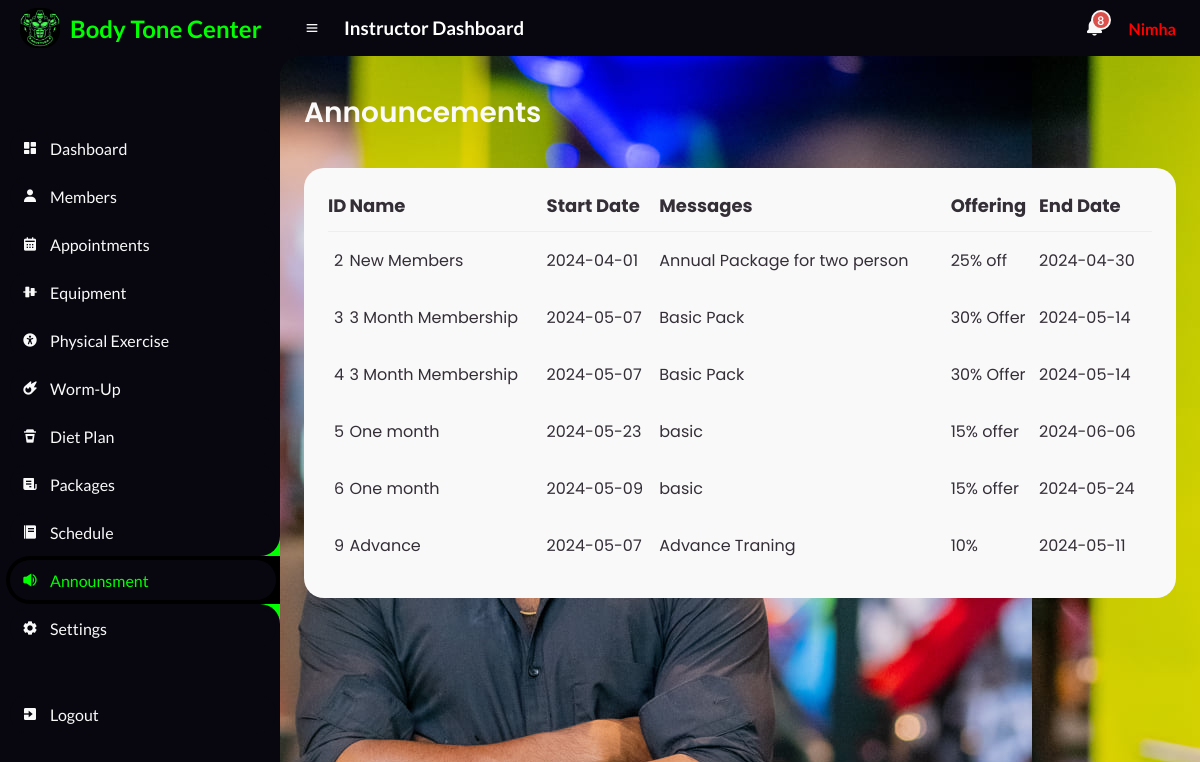
The app's page /Instructor/Announsments.php (signed in) with its own data.
### tables this page shows
CREATE TABLE `announsment_table` (
  `id` int(20) NOT NULL,
  `name` varchar(100) NOT NULL,
  `start` date NOT NULL,
  `message` varchar(255) NOT NULL,
  `offering` varchar(50) NOT NULL,
  `end` date NOT NULL
);

### Instructor/AnnounsmentBody.php (the view, shortened to what this page needs)
<main>
	<div class="head-title">
		<div class="left">
			<h1>Announcements</h1>
		</div>
	</div>
	<div class="table-data">
		<div class="order">
			<table class="table">
				<thead>
					<tr>
						<th style="font-size: large;">ID</th>
						<th style="font-size: large;">Name</th>
						<th style="font-size: large;">Start Date</th>
						<th style="font-size: large;">Messages</th>
						<th style="font-size: large;">Offering</th>
						<th style="font-size: large;">End Date</th>
					</tr>
				</thead>
				<tbody>
					<?php
					$servername = "localhost";
					$username = "root";
					$password = "";
					$database = "body_tone_db";
					$connection = new mysqli($servername, $username, $password, $database);
					$sql = "SELECT * FROM announsment_table";
					$result = $connection->query($sql);
					while ($row = $result->fetch_assoc()) {
						echo "
                    <tr>
                    <td>$row[id]</td>
                    <td>$row[name]</td>
                    <td>$row[start]</td>
                    <td>$row[message]</td>
					<td>$row[offering]</td>
					<td>$row[end]</td>
                    <td >
                    </td>
                </tr>
                    ";
					}
					?>
				</tbody>
			</table>
		</div>
	</div>
</main>

### Instructor/css/style.css (style rules this page uses)
* { margin: 0; padding: 0; box-sizing: border-box; }
:root { --poppins: 'Poppins', sans-serif; --lato: 'Lato', sans-serif; --light: #F9F9F9; --blue: #3C91E6; --light-blue: #CFE8FF; --grey: #eee; --dark-grey: #AAAAAA; --dark: #342E37; --red: #DB504A; --yellow: #FFCE26; --light-yellow: #FFF2C6; --orange: #FD7238; --light-orange: #FFE0D3; --black: #000000; --light-black: #1b1a1a; --li-black: #6F6C6C ; --slow-black:#08070f ; --lime:lime; }
html { overflow-x: hidden; }
body { background-image: url("8.jpg"); overflow-x: hidden; }
#content main { width: 100%; padding: 36px 24px; font-family: var(--poppins); max-height: calc(100vh - 56px); overflow-y: auto; }
#content main .head-title { display: flex; align-items: center; justify-content: space-between; grid-gap: 16px; flex-wrap: wrap; }
#content main .head-title .left h1 { font-size: 28px; font-weight: 600; margin-bottom: 10px; color: var(--light); }
#content main .table-data { display: flex; flex-wrap: wrap; grid-gap: 24px; margin-top: 24px; width: 100%; color: var(--dark); }
#content main .table-data > div { border-radius: 20px; background: var(--light); padding: 24px; overflow-x: auto; }
#content main .table-data .order { flex-grow: 1; flex-basis: 500px; }
#content main .table-data .order table { width: 100%; border-collapse: collapse; }
#content main .table-data .order table th { padding-bottom: 12px; font-size: 13px; text-align: left; border-bottom: 1px solid var(--grey); }
#content main .table-data .order table td { padding: 16px 0; }
#content main .table-data .order table tr td:first-child { display: flex; align-items: center; grid-gap: 12px; padding-left: 6px; }

### records on screen
announsment_table: id "2", name "New Members", start "2024-04-01", message "Annual Package for two person", offering "25% off", end "2024-04-30"
announsment_table: id "3", name "3 Month Membership", start "2024-05-07", message "Basic Pack", offering "30% Offer", end "2024-05-14"
announsment_table: id "4", name "3 Month Membership", start "2024-05-07", message "Basic Pack", offering "30% Offer", end "2024-05-14"
announsment_table: id "5", name "One month", start "2024-05-23", message "basic", offering "15% offer", end "2024-06-06"
announsment_table: id "6", name "One month", start "2024-05-09", message "basic", offering "15% offer", end "2024-05-24"
announsment_table: id "9", name "Advance", start "2024-05-07", message "Advance Traning", offering "10%", end "2024-05-11"

### other values on screen
$_SESSION['instructor_name'] "Nimha"
